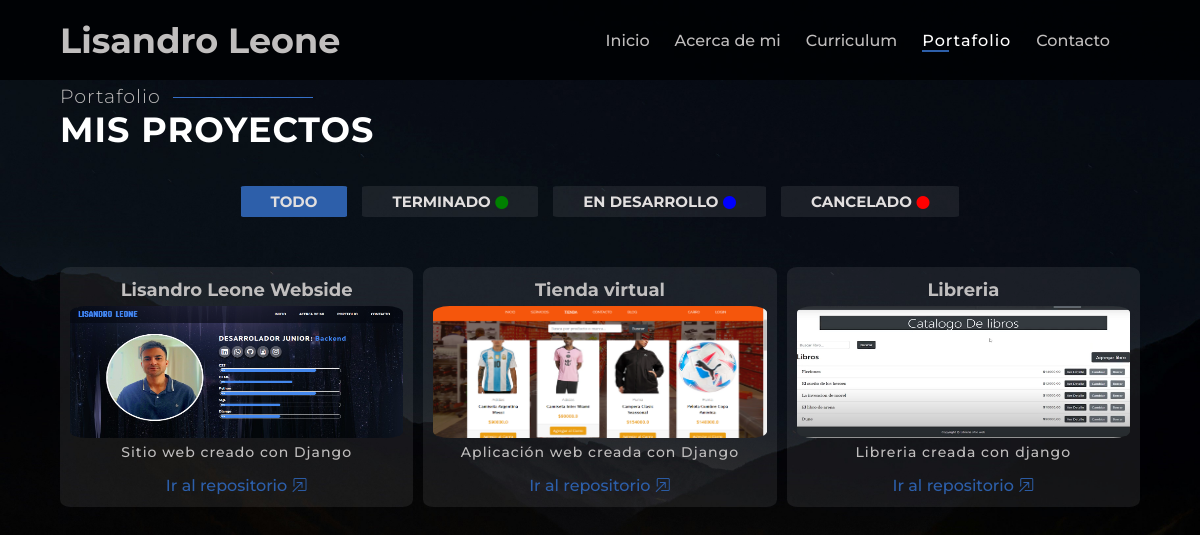
/portfolio/, run on an earlier commit of the app's database.
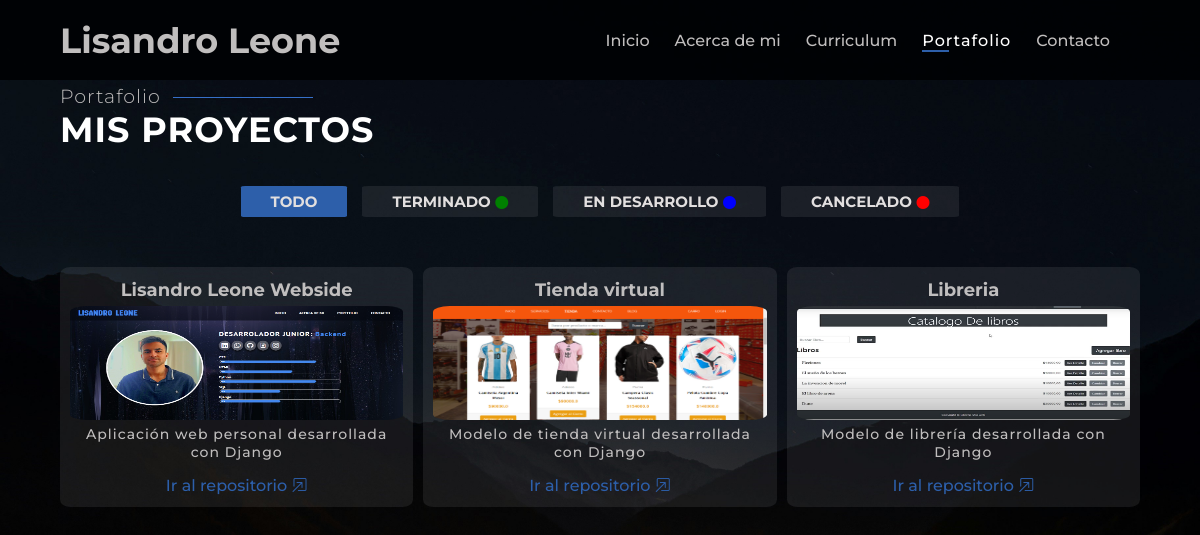
And on a later commit of the database.
### portfolio/models.py (models this page shows, shortened)
class Proyectos(models.Model):
    ESTADO_CHOICES = [
        ('en_desarrollo', 'En Desarrollo'),
        ('terminado', 'Terminado'),
        ('pausado', 'Pausado'),
        ('cancelado', 'Cancelado'),
    ]
    nombre = models.CharField(max_length=200)
    descripcion = models.TextField()
    fecha_inicio = models.DateField()
    fecha_finalizacion = models.DateField(null=True, blank=True)
    imagen = models.ImageField(null=True,blank=True,upload_to='imgs')
    estado = models.CharField(max_length=20, choices=ESTADO_CHOICES, default='en_desarrollo')
    url = models.URLField(max_length=200,null=True,blank=True)
    class Meta:
        verbose_name = 'Proyecto'
        verbose_name_plural = 'Proyectos'

### portfolio/views.py (the view)
# urls.py: path('', proyectos_lista, name='proyectos_lista'),
def proyectos_lista(request):
    estado = request.GET.get('estado', None)
    if estado and estado in dict(Proyectos.ESTADO_CHOICES).keys():
        proyectos = Proyectos.objects.filter(estado=estado)
    else:
        proyectos = Proyectos.objects.all()
    return render(request, 'proyectos_lista.html', {'proyectos': proyectos})

### portfolio/templates/proyectos_lista.html
{% extends 'lisandro/base.html' %}
{% load static %}
{% block content %}
<section>
    <div class="titulos">
        <h2 class="titulo-secundario titulo-portfolio">Portafolio</h2>
        <h1 class="titulo-principal">Mis proyectos</h1>
    </div>
    <div class="filtros-container">
        <ul class="filtros-list">
            <li class="{% if not request.GET.estado %} active {% endif %}">
                <a class="filtros-option" href="{% url 'portfolio:proyectos_lista' %}">Todo</a>
            </li>
            <li class="{% if request.GET.estado == 'terminado' %} active {% endif %}">
                <a class="filtros-option" href="{% url 'portfolio:proyectos_lista' %}?estado=terminado">Terminado</a>
                <i class="bi bi-circle-fill" style="color: green; font-size: small;"></i>
            </li>
            <li class="{% if request.GET.estado == 'en_desarrollo' %} active {% endif %}">
                <a class="filtros-option" href="{% url 'portfolio:proyectos_lista' %}?estado=en_desarrollo">En desarrollo</a>
                <i class="bi bi-circle-fill" style="color: blue; font-size: small;"></i>
            </li>
            <li class="{% if request.GET.estado == 'cancelado' %} active {% endif %}">
                <a class="filtros-option" href="{% url 'portfolio:proyectos_lista' %}?estado=cancelado">Cancelado</a>
                <i class="bi bi-circle-fill" style="color: red; font-size: small;"></i>
            </li>
        </ul>
    </div>
    <div class="portafolio-container">
        {% for proyecto in proyectos %}
        <div class="portafolio-item">
            <div class="portafolio-wrap">
                <h4>{{ proyecto.nombre }}</h4>
                <img src="{{ proyecto.imagen.url }}" class="portafolio-img">
                <p class="parrafo">{{ proyecto.descripcion }}</p>
                <a href="{{proyecto.url}}">Ir al repositorio <i class="bi bi-box-arrow-in-up-right"></i></a>
            </div>
        </div>
        {% endfor %}
    </div>
</section>
{% endblock  %}

### lisandro/templates/lisandro/base.html (shortened to what this page needs)
<!DOCTYPE html>
<html lang="en">
<head>
    {% load static %}
    <link rel="stylesheet" href="{% static 'lisandro/css/styles.css' %}">
    <link rel="stylesheet" href="https://cdn.jsdelivr.net/npm/bootstrap-icons@1.11.3/font/bootstrap-icons.min.css">
</head>
<body>
    <header class="header">
        <div class="header__nombre">
            <span>Lisandro Leone</span>
        </div>
        <nav class="header__nav">
            <ul class="header__nav-list">
                <li class="header__nav-item "><a href="{% url 'lisandro:home' %}" class="{% if request.path == '/' %} active {% endif %}">Inicio</a>
                <li class="header__nav-item"><a href="{% url 'lisandro:about' %}" class="{% if request.path == '/about' %} active {% endif %}">Acerca de mi</a></li>
                <li class="header__nav-item"><a href="{% url 'lisandro:curriculum' %}" class="{% if request.path == '/curriculum' %} active {% endif %}">Curriculum</a></li>
                <li class="header__nav-item"><a href="{% url 'portfolio:proyectos_lista' %}" class="{% if request.path == '/portfolio/' %} active {% endif %}">Portafolio</a></li>
                <li class="header__nav-item"><a href="{% url 'contacto:contacto' %}" class="{% if request.path == '/contacto/' %} active {% endif %}">Contacto</a></li>
            </ul>
        </nav>
    </header>
    {% block content %}
    {% endblock content %}
    </body>
</html>

### lisandro/static/lisandro/css/styles.css (style rules this page uses)
body { box-sizing: border-box; background-color: transparent; margin: 0; background-image: url("../img/fondo3-d.jpg"); background-size: cover; background-position: center center; background-repeat: no-repeat; background-attachment: fixed; font-family: "Montserrat", sans-serif; font-weight: 700; font-style: normal; --color-principal: #fff; --color-secundario: #c0bebe; --color-terciario: #e2dfdf; --color-decoracion: rgb(45, 95, 170); --color-decoracion-2:rgb(54, 112, 201); --color-decoracion-3:rgb(32, 114, 236); }
* { box-sizing: border-box; }
body, header, nav, h1, div, ul, li, main, h1, h2, h3, h4, h5, h6, p, section { margin: 0; padding: 0; }
.header { background-color: rgba(1, 3, 5, 0.95); display: flex; height: 80px; justify-content: space-between; font-family: "Montserrat", sans-serif; font-weight: 700; font-style: normal; align-items: center; padding: 10px 0px; position: relative; position: sticky; top: 0; z-index: 1000; }
.header__nombre { color: var(--color-secundario); margin-left: 60px; font-family: "Montserrat", sans-serif; font-weight: 700; font-style: normal; font-size: 35px; transition: all 0.5s; z-index: 1100; }
.header__nav-list { width: auto; display: flex; justify-content: space-between; margin-right: 90px; gap: 25px; }
.header__nav-item { list-style: none; }
.header__nav-item a { position: relative; text-decoration: none; color: var(--color-secundario); font-weight: 500; transition: color 0.7s, font-size 0.7s, letter-spacing 0.7s; }
.header__nav-item a::before { content: ''; position: absolute; left: 0; bottom: -2px; width: 0; height: 2px; background-color: var(--color-decoracion); transition: width 0.7s ease-in-out; }
.header__nav-item a:hover::before, .header__nav-item a.active::before { width: 30%; }
.header__nav-item a:hover, .header__nav-item a.active { border-bottom: none; font-size: 16px; letter-spacing: 1px; color: var(--color-principal); }
.titulo-principal { letter-spacing: 1px; font-size: 35px; text-transform: uppercase; margin-bottom: 10px; color: var(--color-principal); }
.titulo-secundario { display: inline-block; position: relative; margin-top: 5px; font-size: 19px; font-weight: 300; letter-spacing: 1px; transition-property: letter-spacing; transition-duration: 1s; color: var(--color-secundario); z-index: -1; }
.titulo-secundario::before { content: ''; position: absolute; width: 140px; height: 1px; background-color: var(--color-decoracion-2); top: 12px; left: 145px; transition: all 0.5s; }
section { width: 90vw; margin: auto; }
.titulo-portfolio::before { left: 113px; }
.filtros-container { width: 90dvw; margin-top: 35px; }
.filtros-list { display: flex; flex-direction: row; flex-wrap: wrap; justify-content: center; gap: 10px 15px; }
.filtros-list li { border-radius: 4%; list-style: none; padding: 6px 30px; background-color: rgba(255, 255, 255, 0.08); }
.filtros-list li.active { background-color: var(--color-decoracion); }
.filtros-list a { text-decoration: none; color: var(--color-terciario); text-transform: uppercase; font-size: 15px; }
.portafolio-container { margin-top: 50px; margin-bottom: 25px; display: grid; grid-template-columns: repeat(3, minmax(200px, 400px)); grid-template-rows: 240px; gap: 10px; }
.portafolio-item { background-color: rgba(255, 255, 255, 0.08); border-radius: 3%; }
.portafolio-wrap { display: flex; flex-direction: column; height: 100%; justify-content: center; transition: all .35s ease; text-align: center; gap: 5px; padding: 12px 10px; position: relative; color: var(--color-secundario); }
.portafolio-wrap::before, .portafolio-wrap::after { content: ''; height: 26px; width: 26px; position: absolute; transition: all .35s ease; opacity: 0; }
.portafolio-wrap::before { content: ''; right: 0; top: 0; border-top: 3px solid var(--color-principal); border-right: 3px solid var(--color-principal); transform: translate(-100%, 50%); }
.portafolio-wrap:after { content: ''; left: 0; bottom: 0; border-bottom: 3px solid var(--color-principal); border-left: 3px solid var(--color-principal); transform: translate(100%, -50%) }
.portafolio-img { overflow: hidden; border-radius: 5%; max-width: 100%; }
.portafolio-wrap p { font-size: 14px; font-weight: 500; letter-spacing: 1px; }
.portafolio-wrap a { text-decoration: none; font-weight: 500; font-size: 16px; color: var(--color-decoracion); transition: color 1s ease; margin-top: 10px; }
.portafolio-wrap h4 { font-size: 18px; }

What changed in the data, as far as the page shows it:
changed Proyectos "Lisandro Leone Webside": descripcion "Sitio web creado con Django" → "Aplicación web personal desarrollada con Django"
changed Proyectos "Tienda virtual": descripcion "Aplicación web creada con Django" → "Modelo de tienda virtual desarrollada con Django"
changed Proyectos "Libreria": descripcion "Libreria creada con django" → "Modelo de librería desarrollada con Django"
